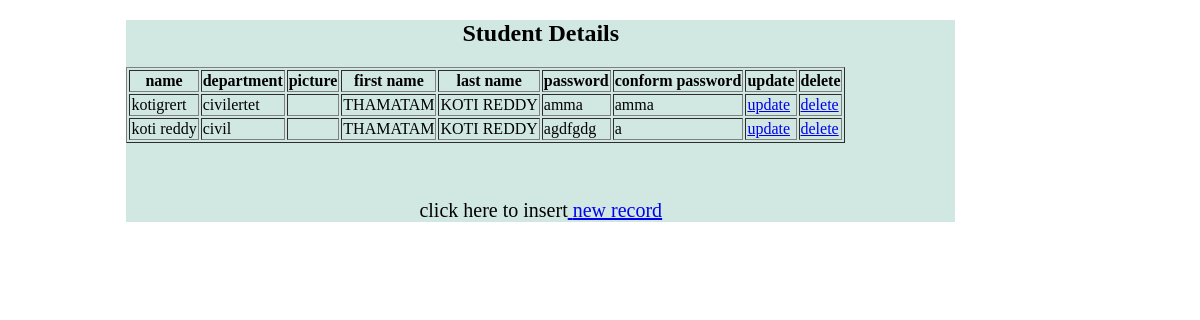
/crossbowlabs/display, run on the app's committed database.
### studentform/models.py (models this page shows, shortened)
class Student_model(models.Model):
    name = models.CharField(max_length=64)
    department = models.CharField(max_length=64)
    picture = models.ImageField(upload_to='pic_folder/')
    first_name = models.CharField(max_length=64)
    last_name = models.CharField(max_length=64)
    password = models.CharField(max_length=10)
    conform_password = models.CharField(max_length=10)

### studentform/views.py (the view)
# urls.py: path('display',views.display),
def display(request):
    obj = Student_model.objects.all()
    return render(request,'display.html',{'obj':obj})

### template/display.html (shortened to what this page needs)
<!DOCTYPE html>
{% load staticfiles %}
<html lang="en" dir="ltr">
  <head>
    <link rel="stylesheet" href="{% static 'student.css' %}">
  </head>
  <body>
    <div class="table">
      <h2>Student Details</h2>
    <table border="1">
      <tr>
        <th>name</th>
        <th>department</th>
        <th>picture</th>
        <th>first name</th>
        <th>last name</th>
        <th>password</th>
        <th>conform password</th>
        <th>update</th>
        <th>delete</th>
      </tr>
      {% for student in obj %}
      <tr>
        <td>{{ student.name }}</td>
        <td>{{ student.department }}</td>
        <td>{{ student.picture }}</td>
        <td>{{ student.first_name }}</td>
        <td>{{ student.last_name }}</td>
        <td>{{ student.password }}</td>
        <td>{{ student.conform_password }}</td>
        <td><a href="./update{{ student.id }}">update</a></td>
        <td><a href="./delete{{ student.id }}">delete</a></td>
      </tr>
      {% endfor %}
    </table><br><br>
    <p id="create">click here to insert<a href="./signup"> new record</a></p>
    </div>
  </body>
</html>

### static/student.css (style rules this page uses)
h2 { text-align: center; }
.table { margin: 1% 10%; width: 70%; background: #d1e8e2; }
#create { text-decoration: none; font-size: 20px; text-align: center; }

### data on the page
Student_model: name "kotigrert", department "civilertet", first_name "THAMATAM", last_name "KOTI REDDY", password "amma", conform_password "amma"
Student_model: name "koti reddy", department "civil", first_name "THAMATAM", last_name "KOTI REDDY", password "agdfgdg", conform_password "a"
